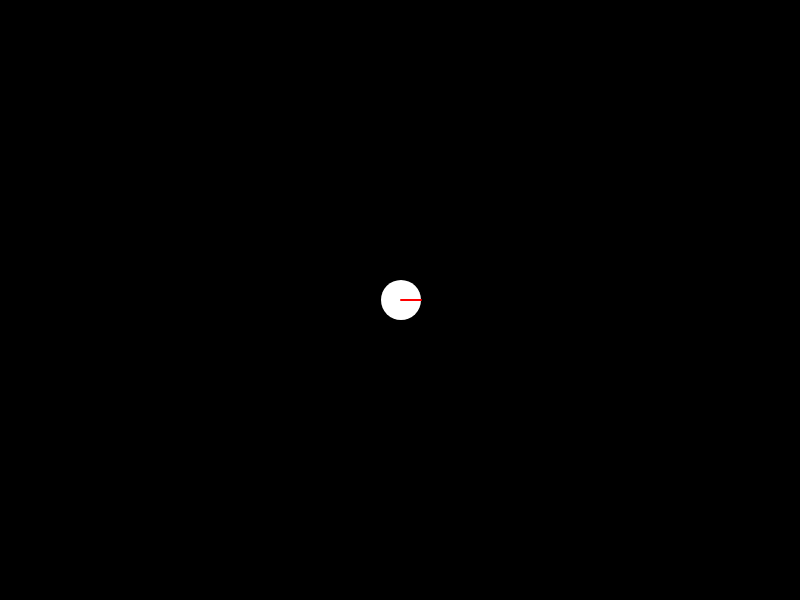
Frame 1 (no input)
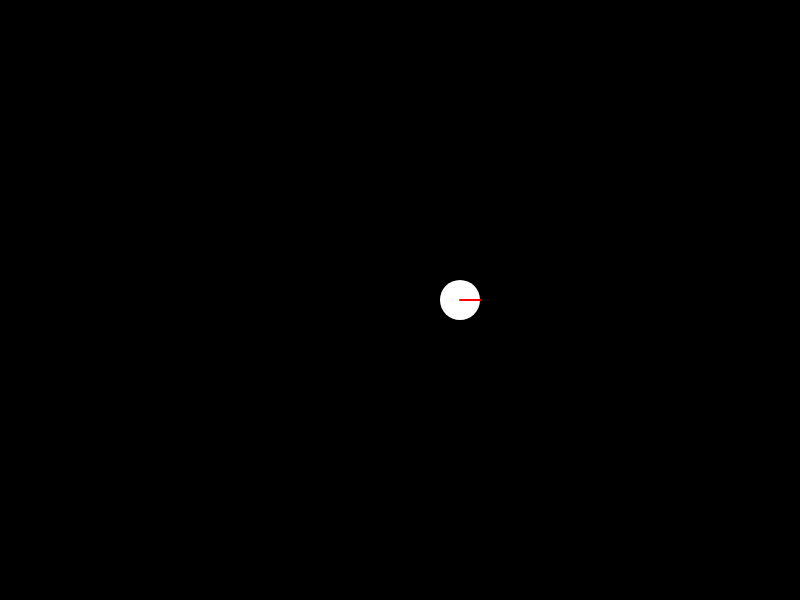
Frame 60 (no input)
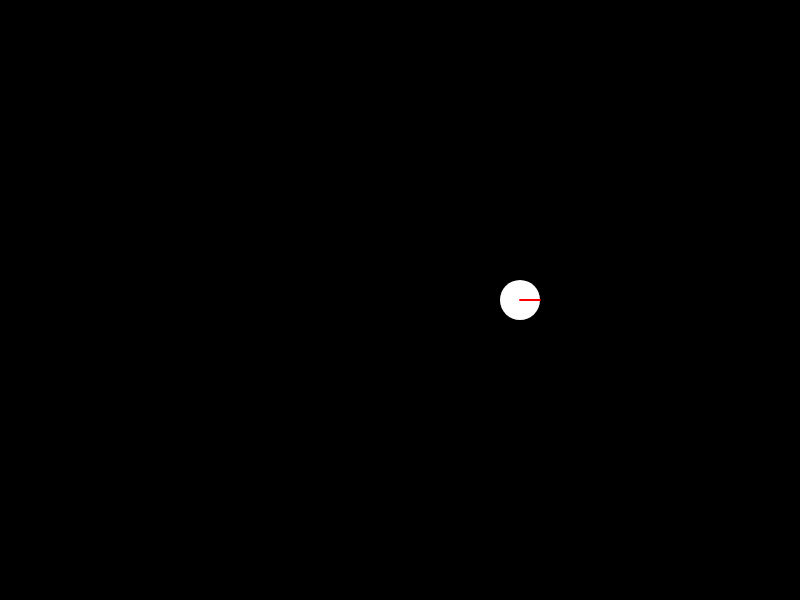
Frame 120 (the mouse pressed at the canvas centre since frame 60)

The p5.js sketch that drew these frames (run headless with seeded random() and noise() and a simulated clock; from frame 60 on, the mouse is pressed at the canvas centre):

// p5.js sketch
// ── sketch.js
"use strict";
var c;

function setup() {
  createCanvas(800, 600);
  c = new Circle(width / 2, height / 2);
}

function draw() {
  background(0);
  var angle = c.vel.heading();
  print(angle);

  //var gravity = createVector(0, 0.3);
  
  if (keyIsPressed) {
    
  var force = createVector();
    if (keyCode == LEFT_ARROW) {
      force = p5.Vector.fromAngle(angle - PI / 2);
    } else if (keyCode == RIGHT_ARROW) {
      force = p5.Vector.fromAngle(angle + PI / 2);
    }
    force.mult(0.1);
    c.applyForce(force);
  }
  c.update();
  c.edges();
  c.display();
}

class Circle {

  constructor(_x, _y) {
    this.pos = createVector(_x, _y);
    this.vel = createVector(1, 0);
    this.acc = createVector(0, 0);
    this.r = 20;
  }

  update() {

    this.vel.add(this.acc);
    this.pos.add(this.vel);
    this.acc.mult(0);

  }
  edges() {
    if (this.pos.x < 20) {
      this.vel.x *= -1;
      this.pos.x = 20;
    } else if (this.pos.x > width - 20) {
      this.vel.x *= -1;
      this.pos.x = width - 20;
    }

    if (this.pos.y < 20) {
      this.vel.y *= -1;
      this.pos.y = 20;
    } else if (this.pos.y > height - 20) {
      this.vel.y *= -1;
      this.pos.y = height - 20;
    }

  }

  applyForce(force) {
    this.acc.add(force);
  }

  display() {
    push();
    translate(this.pos.x, this.pos.y);
    noStroke();
    fill(255);
    ellipse(0, 0, 2 * this.r);
    pop();
    
    push();
    translate(this.pos.x, this.pos.y);
    strokeWeight(2);
    stroke(255, 0, 0);
    line(0, 0, this.vel.x * 20, this.vel.y * 20);
    pop();
  }
}
